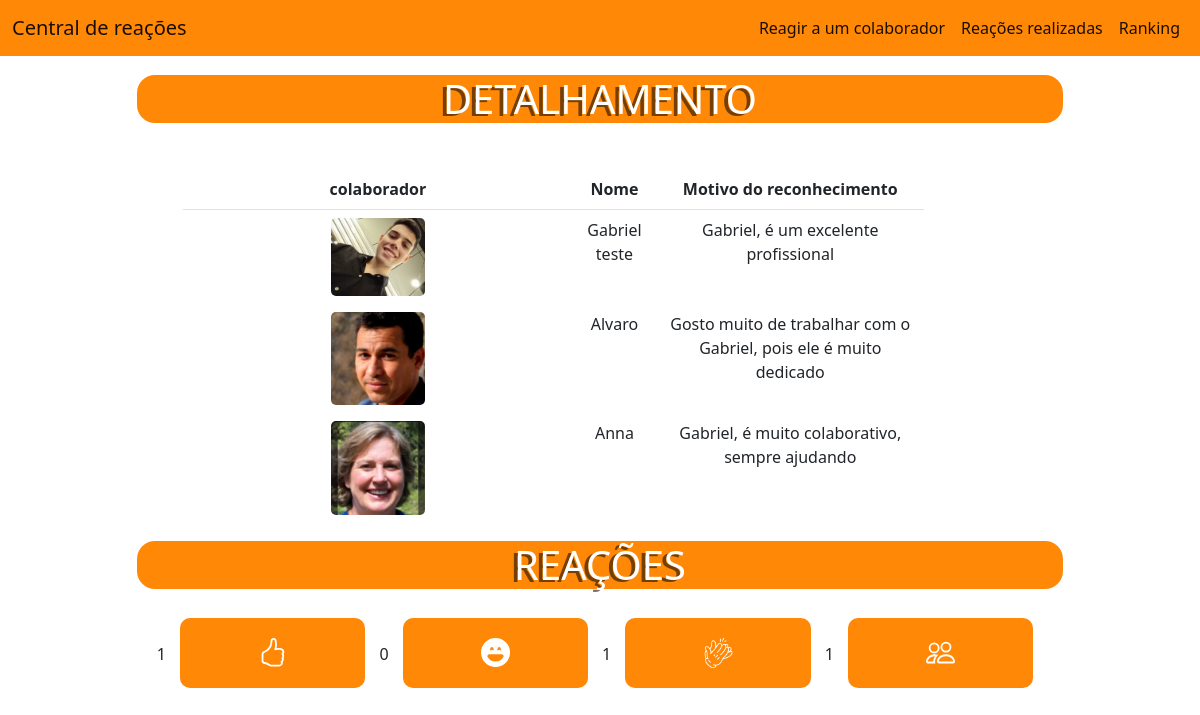
Page /view/detalhamento.php?matricula=4567 on the committed database.
### tables this page shows
CREATE TABLE `tb_reacoes` (
  `id_reacao` int(11) NOT NULL,
  `elogio` varchar(255) NOT NULL,
  `motivo` varchar(500) NOT NULL,
  `elogiado` int(11) NOT NULL,
  `elogiador` int(11) NOT NULL
);

CREATE TABLE `tb_colaboradores` (
  `matricula` int(11) NOT NULL,
  `email` varchar(255) NOT NULL,
  `nome` varchar(255) NOT NULL,
  `sobrenome` varchar(255) NOT NULL,
  `departamento` varchar(255) NOT NULL,
  `cargo` varchar(255) NOT NULL,
  `foto_colaborador` varchar(255) NOT NULL
);

### view/detalhamento.php (the view, shortened to what this page needs)
<?php
require_once('..'.DIRECTORY_SEPARATOR.'model'.DIRECTORY_SEPARATOR.'conexao.php');
$matricula = $_GET['matricula'];
$consulta= "SELECT * FROM tb_colaboradores a INNER JOIN tb_reacoes b on a.matricula = b.elogiado WHERE b.elogiado='{$matricula}'";
$resultado= $conexao->query($consulta);
$consLike = "SELECT count(*) as gostei FROM tb_reacoes WHERE elogiado = '{$matricula}' AND elogio = 'Like'";
$resulLike = $conexao->query($consLike);
$consOrgulho = "SELECT count(*) as orgulho FROM tb_reacoes WHERE elogiado = '{$matricula}' AND elogio = 'Orgulho'";
$resuOrgulho = $conexao->query($consOrgulho);
$consExcelente = "SELECT count(*) as excelente FROM tb_reacoes WHERE elogiado = '{$matricula}' AND elogio = 'Excelente trabalho'";
$resuExcelente = $conexao->query($consExcelente);
$consColaboracao = "SELECT count(*) as colaboracao FROM tb_reacoes WHERE elogiado = '{$matricula}' AND elogio = 'Colaboração'";
$resuColaboracao = $conexao->query($consColaboracao);
?>
<!DOCTYPE html>
<html>
<head>
    <link href="https://cdn.jsdelivr.net/npm/bootstrap@5.2.2/dist/css/bootstrap.min.css" rel="stylesheet"
>
    <link rel="stylesheet" href="../public/css/customizacaoDetalhamento.css">
    </head>
    <body>
    <nav class="navbar navbar-expand-lg">
        <div class="container-fluid">
            <a class="navbar-brand" href="../view/logado.php">Central de reações</a>
            <div class="collapse navbar-collapse" id="navbarNavAltMarkup">
                <div class="navbar-nav">
                    <a class="nav-link active" href="../view/listaReagir.php">Reagir a um colaborador</a>
                    <a class="nav-link active" href="../view/reacoesRealizadas.php">Reações realizadas</a>
                    <a class="nav-link active" href="../view/rank.php">Ranking</a>
                </div>
            </div>
        </div>
    </nav>
    <div class="container">
    <div class="row row justify-content-center align-items-center">
            <div class="col-10 text-center">
            <h1>DETALHAMENTO</h1>
    <table class="table">
            <thead>
            <tr>
                <th>colaborador</th>
                <th>Nome</th>
                <th>Motivo do reconhecimento</th>
            </tr>
            </thead>
            <tbody>
    <?php  while($row = $resultado->fetch_assoc()){
            $elogiador = $row['elogiador'];
            $consult= "SELECT * FROM tb_reacoes a INNER JOIN tb_colaboradores b on a.elogiador = b.matricula  WHERE a.elogiador='{$elogiador}' AND elogiado ='{$matricula}'";
            $result= $conexao->query($consult);?>
            <?php while($dado = $result->fetch_assoc()){?>
                <tr>
                    <td><img src="<?php echo "../controller/Upload/$dado[foto_colaborador]"?>"></td>
                    <td><?php echo $dado['nome'] ?></td>
                    <td><?php echo $dado['motivo'] ?></td>
                </tr>
            <?php break; } ?>
             <?php } ?>
        </tbody>
        </table>
        <h1>REAÇÕES</h1>
        <div class="butns">
        <?php  while($curtir = $resulLike->fetch_assoc()){?>
                                <?php echo $curtir['gostei']?>
                                <button type="button" value="like" class="efeito botao like">
                                </button>
        <?php }?>
        <?php  while($orgulho = $resuOrgulho->fetch_assoc()){?>
                                <?php echo $orgulho['orgulho']?>
                                <button type="button" value="orgulho" class="efeito botao orgulho">
                                </button>
                                <?php }?>
                                <?php  while($excelente = $resuExcelente->fetch_assoc()){?>
                                <?php echo $excelente['excelente']?>
                                <button type="button" class="efeito botao Excelente">
                                    <img src="../images/palmas.png">
                                </button>
                                <?php }?>
                                <?php  while($colaboracao = $resuColaboracao->fetch_assoc()){?>
                                <?php echo $colaboracao['colaboracao']?>
                                <button type="button" value="colaboracao" class="efeito botao colaboracao">
                                </button>
                                <?php }?>
                        </div>
        </div>
        </div>
        </div>
    </body>
</html>

### public/css/customizacaoDetalhamento.css (style rules this page uses)
nav { background-color: #FF8806; }
.navbar-nav { margin-left: auto; }
img { width: 25%; border-radius: 5px; }
.table { margin-top: 5%; width: 80%; text-align: center; margin-left: 5%; }
table td { border:none !important; }
button { width: 20%; height: 70px; }
.butns { margin-top: 2%; width: 100%; text-align: center; }
.efeito { border: none; color: #ffffff; padding: 20px; margin: 10px; font-size: 24px; line-height: 24px; border-radius: 10px; position: relative; box-sizing: border-box; cursor: pointer; transition: all 400ms ease; }
.botao { background-color: #FF8806; color: #ffffff; transform-style: preserve-3d; }
.botao::after { top:-100%; left: 0px; width: 100%; padding: 20px; position: absolute; background: #000000; border-radius: 15px; box-sizing: border-box; transform-origin: left bottom; transform: rotateX(90deg); }
.like::after { content: "like"; }
.orgulho::after { content: "orgulho"; }
.Excelente::after { content: "Excelente trabalho"; }
.colaboracao::after { content: "colaboração"; }
svg { color: #ffffff; width: 20%; }
h1 { margin-top: 2%; color: #ffffff; background-color: #FF8806; text-shadow: #0000008a -4px 2px; border-radius: 18px; }

### rows in the picture
tb_reacoes: elogiador.foto_colaborador (picture), elogiador.nome "Gabriel teste", motivo "Gabriel, é um excelente profissional"
tb_reacoes: elogiador.foto_colaborador (picture), elogiador.nome "Alvaro", motivo "Gosto muito de trabalhar com o Gabriel, pois ele é muito dedicado"
tb_reacoes: elogiador.foto_colaborador (picture), elogiador.nome "Anna", motivo "Gabriel, é muito colaborativo, sempre ajudando"

### other values in the picture
$curtir['gostei'] "1"
$orgulho['orgulho'] "0"
$excelente['excelente'] "1"
$colaboracao['colaboracao'] "1"
